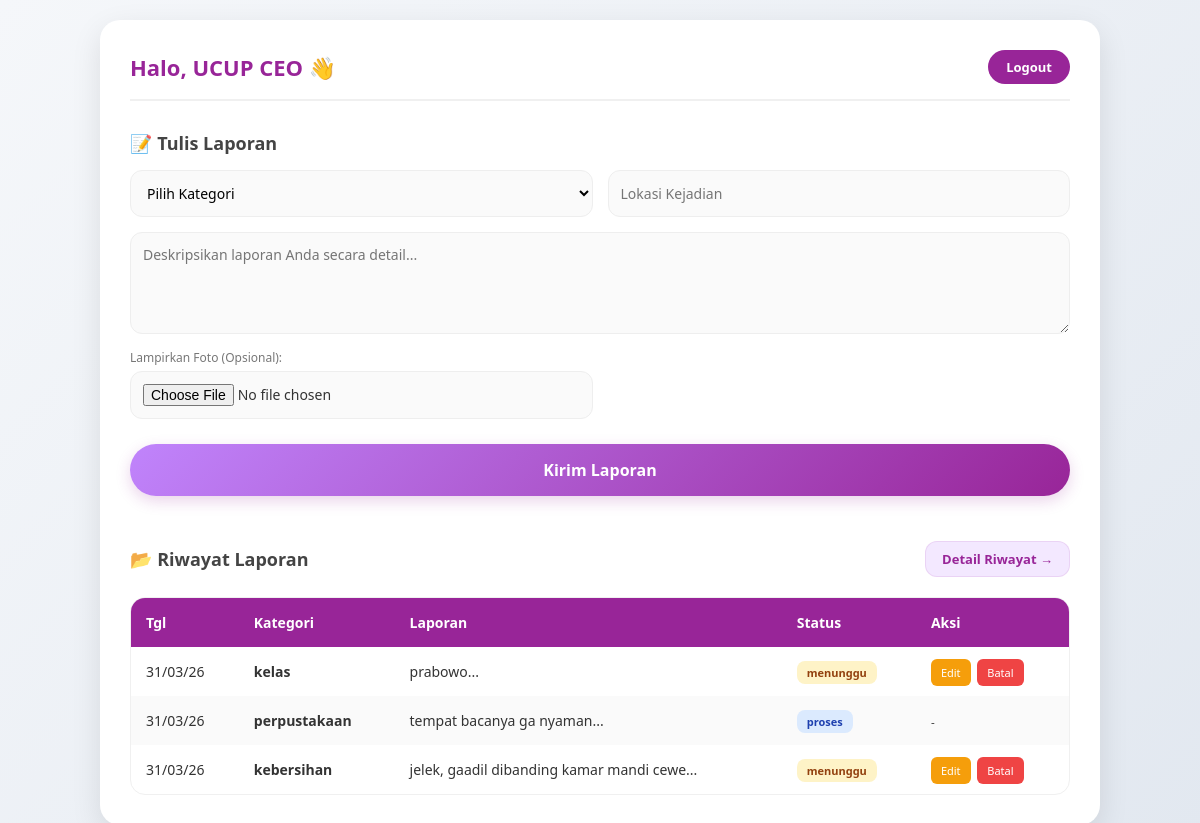
The page /complain/htdocs/siswa.php (signed in) on the database its author committed.
### tables this page shows
CREATE TABLE `aspirasi` (
  `id_aspirasi` int(11) NOT NULL,
  `nis` char(10) NOT NULL,
  `id_kategori` int(11) NOT NULL,
  `lokasi` varchar(50) NOT NULL,
  `keterangan` text NOT NULL,
  `foto` varchar(255) NOT NULL,
  `tanggal` date NOT NULL,
  `status` enum('menunggu','proses','selesai') NOT NULL DEFAULT 'menunggu',
  `feedback` text DEFAULT NULL
);

CREATE TABLE `kategori` (
  `id_kategori` int(11) NOT NULL,
  `nama_kategori` varchar(50) NOT NULL
);

### complain/htdocs/functions.php (called while the page is built, shortened)
<?php
$conn = mysqli_connect("sql208.infinityfree.com", "if0_41558678", "Drekie14", "if0_41558678_db_pengaduan_sekolah");
function query($query) {
    global $conn;
    $result = mysqli_query($conn, $query);
    $rows = [];
    while($row = mysqli_fetch_assoc($result)) {
        $rows[] = $row;
    }
    return $rows;
}
?>

### complain/htdocs/siswa.php (the view, shortened to what this page needs)
<?php
require 'functions.php';
$nis = $_SESSION['id'];
$riwayat = query("SELECT aspirasi.*, kategori.nama_kategori
                  FROM aspirasi
                  JOIN kategori ON aspirasi.id_kategori = kategori.id_kategori
                  WHERE nis = '$nis' ORDER BY id_aspirasi DESC");
?>
<!DOCTYPE html>
<html lang="id">
<head>
</head>
<body>
<div class="container">
    <div class="top-bar">
        <h1>Halo, <?= $_SESSION['nama']; ?> 👋</h1>
        <a href="logout.php" class="btn-logout">Logout</a>
    </div>
    <h3>📝 Tulis Laporan</h3>
    <form method="post" enctype="multipart/form-data" class="form-grid">
        <select name="id_kategori" required>
            <option value="" disabled selected>Pilih Kategori</option>
        </select>
        <input type="text" name="lokasi" placeholder="Lokasi Kejadian" required>
        <textarea name="isi_laporan" rows="4" placeholder="Deskripsikan laporan Anda secara detail..." required></textarea>
        <div class="file-label">Lampirkan Foto (Opsional):</div>
        <input type="file" name="foto" accept="image/*" class="file-input">
        <button type="submit" name="kirim">Kirim Laporan</button>
    </form>
    <div class="riwayat-header">
        <h3>📂 Riwayat Laporan</h3>
        <a href="riwayat.php" class="fastlink-detail">Detail Riwayat →</a>
    </div>
    <div class="table-wrapper">
        <table>
            <thead>
                <tr>
                    <th>Tgl</th>
                    <th>Kategori</th>
                    <th>Laporan</th>
                    <th>Status</th>
                    <th>Aksi</th>
                </tr>
            </thead>
            <tbody>
                <?php foreach($riwayat as $row): ?>
                <tr>
                    <td><?= date('d/m/y', strtotime($row['tanggal'])); ?></td>
                    <td><strong><?= $row['nama_kategori']; ?></strong></td>
                    <td><?= substr($row['keterangan'], 0, 40); ?>...</td>
                    <td><span class="status <?= strtolower($row['status']); ?>"><?= $row['status']; ?></span></td>
                    <td>
                        <?php if($row['status']=='menunggu'): ?>
                            <a href="edit.php?id=<?= $row['id_aspirasi']; ?>" class="btn-action btn-edit">Edit</a>
                            <a href="batal.php?id=<?= $row['id_aspirasi']; ?>" class="btn-action btn-delete" onclick="return confirm('Yakin ingin membatalkan?')">Batal</a>
                        <?php else: ?>
                            <small>-</small>
                        <?php endif; ?>
                    </td>
                </tr>
                <?php endforeach; ?>
            </tbody>
        </table>
    </div>
</div>
</body>
</html>

### complain/htdocs/siswa.php (style rules this page uses)
* { box-sizing: border-box; margin: 0; padding: 0; font-family: 'Segoe UI', Roboto, Helvetica, Arial, sans-serif; }
body { min-height: 100vh; background: linear-gradient(135deg, #f5f7fa, #e2e8f0); padding: 20px; color: #333; }
.container { max-width: 1000px; margin: 0 auto; background: white; border-radius: 20px; padding: 30px; box-shadow: 0 10px 30px rgba(0,0,0,0.1); }
.top-bar { display: flex; justify-content: space-between; align-items: center; margin-bottom: 30px; border-bottom: 2px solid #f0f0f0; padding-bottom: 15px; }
.top-bar h1 { font-size: 22px; color: #982598; }
.btn-logout { background: #982598; color: white; padding: 8px 18px; border-radius: 20px; text-decoration: none; font-size: 13px; font-weight: 600; transition: 0.3s; }
h3 { margin-bottom: 15px; font-size: 18px; color: #444; }
.form-grid { display: grid; grid-template-columns: 1fr 1fr; gap: 15px; }
input, select, textarea { width: 100%; padding: 12px; border-radius: 12px; border: 1.5px solid #eee; background: #fafafa; font-size: 14px; transition: 0.3s; }
textarea { grid-column: span 2; resize: vertical; }
.file-label { grid-column: span 2; font-size: 12px; color: #777; margin-bottom: -10px; }
button[name="kirim"] { grid-column: span 2; padding: 15px; border: none; border-radius: 30px; background: linear-gradient(135deg, #c084fc, #982598); color: white; font-weight: bold; font-size: 16px; cursor: pointer; box-shadow: 0 5px 15px rgba(152, 37, 152, 0.2); margin-top: 10px; }
.riwayat-header { margin-top: 45px; margin-bottom: 20px; display: flex; justify-content: space-between; align-items: center; flex-wrap: wrap; gap: 10px; }
.riwayat-header h3 { margin: 0; }
.fastlink-detail { text-decoration: none; font-size: 13px; font-weight: 600; color: #982598; background: #f3e8ff; padding: 8px 16px; border-radius: 12px; border: 1px solid rgba(152, 37, 152, 0.1); transition: 0.3s; }
.table-wrapper { overflow-x: auto; border-radius: 15px; border: 1px solid #f0f0f0; }
table { width: 100%; border-collapse: collapse; font-size: 14px; }
thead { background: #982598; color: white; }
th, td { padding: 15px; text-align: left; }
tr:nth-child(even) { background: #fafafa; }
.status { padding: 4px 10px; border-radius: 8px; font-size: 11px; font-weight: bold; }
.menunggu { background: #fef3c7; color: #92400e; }
.proses { background: #dbeafe; color: #1e40af; }
.btn-action { text-decoration: none; padding: 6px 10px; border-radius: 6px; font-size: 11px; color: white; margin-right: 3px; }
.btn-edit { background: #f59e0b; }
.btn-delete { background: #ef4444; }

### rows shown on the page
aspirasi: tanggal "31/03/26", id_kategori.nama_kategori "kelas", keterangan "prabowo", status "menunggu"
aspirasi: tanggal "31/03/26", id_kategori.nama_kategori "perpustakaan", keterangan "tempat bacanya ga nyaman", status "proses"
aspirasi: tanggal "31/03/26", id_kategori.nama_kategori "kebersihan", keterangan "jelek, gaadil dibanding kamar mandi cewe", status "menunggu"

### other values the page prints
$_SESSION['nama'] "UCUP CEO"
